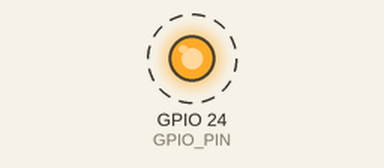
Recording of a program running on a simulated Raspberry Pi (BCM pin numbers). Parts: output pins drawn as LEDs (lit = HIGH). Dashed ring = blinking.

Above: at 0.5 s.
Timing chart, 0 to 4.6 s (numbered marks = the images above):
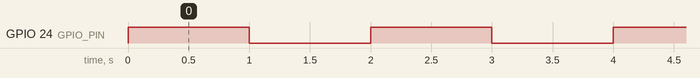

The program:

GPIOChangePinState.py
```python
try:
    import RPi.GPIO as GPIO
    import time
except RuntimeError:
    print("import some package error!")


GPIO_PIN=24
RunCounts=1000

GPIO.setmode(GPIO.BCM)
GPIO.setwarnings(False)
GPIO.setup(GPIO_PIN, GPIO.OUT)

while RunCounts>0:
        GPIO.output(GPIO_PIN,GPIO.HIGH)
        time.sleep(1)
        GPIO.output(GPIO_PIN,GPIO.LOW)
        time.sleep(1)
        --RunCounts
GPIO.cleanup()
```

Measured:
- by itself, GPIO 24 (GPIO_PIN): alternates HIGH for 1.0 s and LOW for 1.0 s
